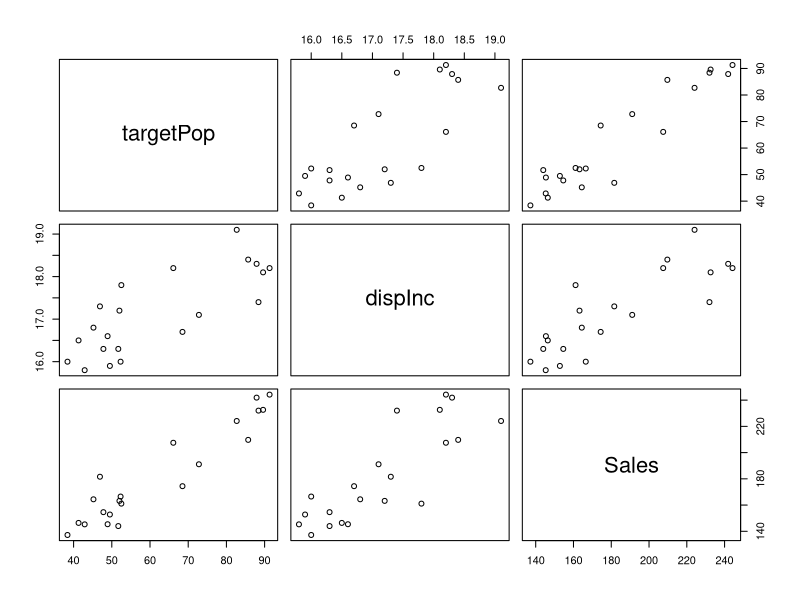
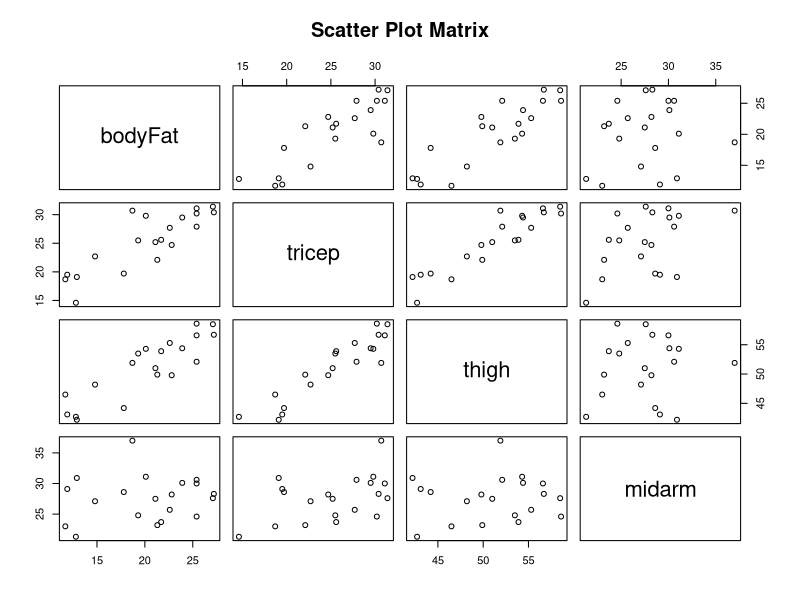
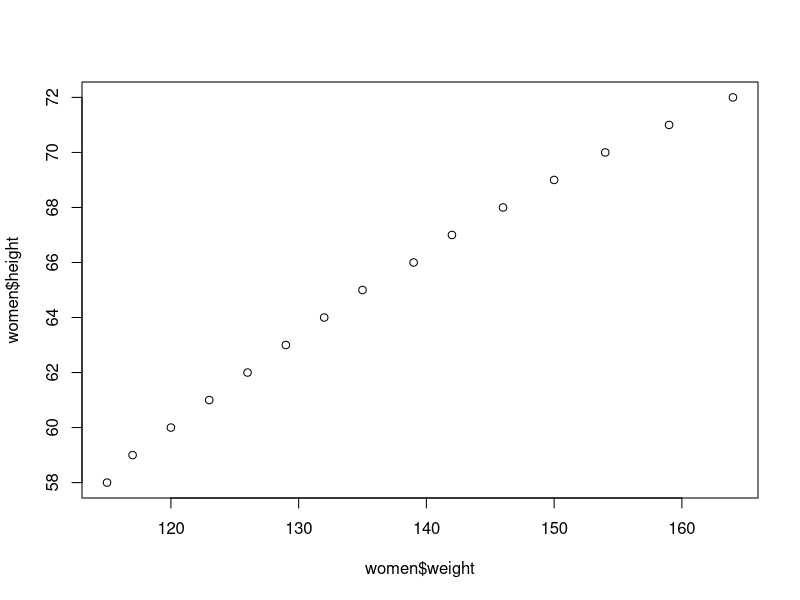

These charts were generated, in order, by the following R code:
dwayne <- read.table("dwaine.txt", header=T)
plot(dwayne)
lm_dwayne <- lm(Sales~targetPop+dispInc, data=dwayne)
lm_dwayne <- lm(Sales~., data=dwayne) #same
#lm(Y~.-X5-X6, data=...) to regress on all Xs except X5, X6
summary(lm_dwayne)
#we expect Y to increase by 1.4546 units when we increase X1 by 1 unit holding X2 remains constant


############# 79
bodyfat <- read.table("bodyFat.txt", header=T)
lm_bodyfat <- lm(data=bodyfat, bodyFat~tricep+thigh+midarm)
anova(lm_bodyfat)
car::Anova(lm_bodyfat)

ssr_tricep_given_thigh_midarm <- car::Anova(lm_bodyfat)$"Sum Sq"[1]
ssr_thigh_given_tricep_midarm <- car::Anova(lm_bodyfat)$"Sum Sq"[2]
ssr_midarm_given_tricep_thigh <- car::Anova(lm_bodyfat)$"Sum Sq"[3]
sse_tricep_thigh <- anova(lm(data=bodyfat, bodyFat~tricep+thigh))$"Sum Sq"[3]
sse_tricep_midarm <- anova(lm(data=bodyfat, bodyFat~tricep+midarm))$"Sum Sq"[3]
sse_thigh_midarm <- anova(lm(data=bodyfat, bodyFat~midarm+thigh))$"Sum Sq"[3]

r2_tricep_given_thigh_midarm <- ssr_tricep_given_thigh_midarm/sse_thigh_midarm
r2_thigh_given_tricep_midarm <- ssr_thigh_given_tricep_midarm/sse_tricep_midarm
r2_midarm_given_tricep_thigh <- ssr_midarm_given_tricep_thigh/sse_tricep_thigh

ssr_tricep_given_thigh <- car::Anova(lm(data=bodyfat, bodyFat~tricep+thigh))$"Sum Sq"[1]
ssr_tricep_given_midarm <- car::Anova(lm(data=bodyfat, bodyFat~tricep+midarm))$"Sum Sq"[1]
ssr_thigh_given_midarm <- car::Anova(lm(data=bodyfat, bodyFat~thigh+midarm))$"Sum Sq"[1]
sse_thigh <- anova(lm(data=bodyfat, bodyFat~thigh))$"Sum Sq"[2]
sse_midarm <- anova(lm(data=bodyfat, bodyFat~midarm))$"Sum Sq"[2]

r2_tricep_given_thigh <- ssr_tricep_given_thigh/sse_thigh
r2_tricep_given_midarm <- ssr_tricep_given_midarm/sse_midarm
r2_thigh_given_midarm <- ssr_thigh_given_midarm/sse_midarm

# Midarm might be correlated with Tricep or Thigh, or it might not explain much. (r2_midarm_given_tricep_thigh)
# But Midarm is not correlated with either Tricep or Thigh. (r2_tricep_given_midarm and r2_thigh_given_midarm)
# So Midarm is not explaining much in general.

################ 92
bodyfat <- read.table("bodyFat.txt", header=T)
pairs(~ bodyFat + tricep + thigh + midarm, data = bodyfat, main="Scatter Plot Matrix")
# we want random scatter in the "smaller square"
# we want linear relationship in first column

# midarm not terribly useful
# tricep and thigh have strong linear relationship with bodyFat
# tricep and thigh have strong linear relationship between themselves -> multicollinearity
# -> model should have either tricep or thigh (probably tricep)

############# 119
library(lmtest)
plot(women$height~women$weight)
lm_women <- lm(women$height~women$weight)
summary(lm_women)$r.squared # 0.991 !!
resettest(lm_women, power=2, type="fitted") # significant
resettest(lm_women, power=3, type="fitted") # not significant












